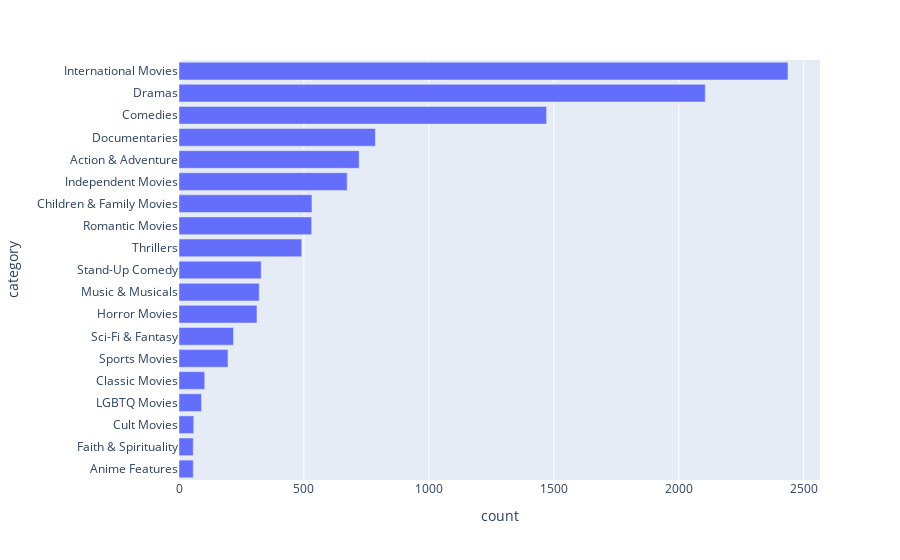

The code cell stored with this chart in its notebook:
### Code cell
# Top categories
viz.frequencyAnalysis(categories, 18)

### Figure 1 — Plotly figure (JSON) as saved in the notebook; plotly's stock layout.template omitted (floating-point values rounded to 4 significant figures)
{"data": [{"alignmentgroup": "True", "hovertemplate": "count=%{x}<br>category=%{y}<extra></extra>", "legendgroup": "", "marker": {"color": "#636efa"}, "name": "", "offsetgroup": "", "orientation": "h", "showlegend": false, "textposition": "auto", "type": "bar", "x": [57, 57, 59, 90, 103, 196, 218, 312, 321, 329, 491, 531, 532, 673, 721, 786, 1471, 2106, 2437], "xaxis": "x", "y": ["Anime Features", "Faith & Spirituality", "Cult Movies", "LGBTQ Movies", "Classic Movies", "Sports Movies", "Sci-Fi & Fantasy", "Horror Movies", "Music & Musicals", "Stand-Up Comedy", "Thrillers", "Romantic Movies", "Children & Family Movies", "Independent Movies", "Action & Adventure", "Documentaries", "Comedies", "Dramas", "International Movies"], "yaxis": "y"}], "layout": {"barmode": "relative", "legend": {"tracegroupgap": 0}, "margin": {"t": 60}, "xaxis": {"anchor": "y", "domain": [0, 1], "title": {"text": "count"}}, "yaxis": {"anchor": "x", "domain": [0, 1], "title": {"text": "category"}}}}
